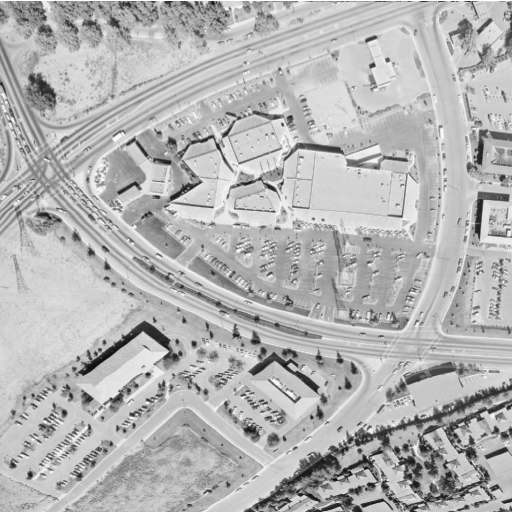
#> input picture source/arial_image.png, 512 x 512 px
$ jupyter execute '1.2 DFT_JPEG.ipynb'
#> lines starting #> are read from the running program, lines starting #| are printed output that depends on the picture; long printed decimals are rounded
# Формат JPEG

Рассмотрим первые два шага рабоыт алгоритма JPEG.

Подгрузим необходимые пакеты, а также таблицу для квантования значения.

[cell 1]
import numpy as np
import matplotlib.pyplot as plt
from skimage.util import img_as_ubyte, img_as_float
from skimage import color
from scipy import fftpack


std_quant_tbl = np.array(
[ 16,  11,  10,  16,  24,  40,  51,  61,
  12,  12,  14,  19,  26,  58,  60,  55,
  14,  13,  16,  24,  40,  57,  69,  56,
  14,  17,  22,  29,  51,  87,  80,  62,
  18,  22,  37,  56,  68, 109, 103,  77,
  24,  35,  55,  64,  81, 104, 113,  92,
  49,  64,  78,  87, 103, 121, 120, 101,
  72,  92,  95,  98, 112, 100, 103,  99],dtype=int)

Загрузим серое изображение и переведём его в формат, где пиксели принимают значения от 0 до 255, с помощью метода `img_as_ubyte()`

[cell 2]
im_src = img_as_ubyte(plt.imread('source/arial_image.png'))
#> im_src: shape (512, 512); min 12, max 255, mean 180.6
plt.imshow(im_src, cmap='gray')

[cell 3]
im_src.dtype

Сделаем предобработку, чтобы размеры изображения были кратны 8. При необходимости, дополним изображение нулями методом `np.pad()`

[cell 4]
height_src, width_src = im_src.shape
#> height_src = 512; width_src = 512

# сделать размер изображения кратным 8
im_width = width_src
#> im_width = 512
im_height = height_src
#> im_height = 512
if (width_src % 8 != 0):
    im_width = width_src // 8 * 8 + 8
if (height_src % 8 != 0):
    im_height = height_src // 8 * 8 + 8

# дополнить нулями, если требуется
im = np.pad(im_src, ((0,im_height-height_src),(0,im_width-width_src)))
# вычесть 128, сначала приведя формат к целым
im = np.int16(im) - 128
im

Далее, реализуем метод для квантования коэффициентов. Первый метод `getQuantTable()` считает матрицу для квантования, согласно выбранному качеству. Второй метод `BlockQuantization()` прозводит квантование.

[cell 5]
def getQuantTable(quality):
    if(quality <= 0):
        quality = 1
    if(quality > 100):
        quality = 100
    if(quality < 50):
        qualityScale = 5000 / quality
    else:
        qualityScale = 200 - quality * 2

    QuantTbl = np.array(np.floor((std_quant_tbl * qualityScale + 50) / 100))
    QuantTbl[QuantTbl == 0] = 1
    QuantTbl[QuantTbl > 255] = 255
    QuantTbl = QuantTbl.reshape([8, 8]).astype(int)
    return QuantTbl

def BlockQuantization(block, QuantTbl):
    return np.rint(block / QuantTbl)

[cell 6]
quality = 50
QuantTbl = getQuantTable(quality)
print('Таблица квантования:\n', QuantTbl)

Осталось собрать все проделанные шаги в один метод, которые по серому изображению проделывает 2 шага из алгоритма JPEG

[cell 7]
def ImageCompress(im_src, quality = 50):
    height_src, width_src = im_src.shape
    # сделать размер изображения кратным 8
    im_width = width_src
    im_height = height_src
    if (width_src % 8 != 0):
        im_width = width_src // 8 * 8 + 8
    if (height_src % 8 != 0):
        im_height = height_src // 8 * 8 + 8

    # дополнить нулями, если требуется, сменить тип, поскольку дальше вычитание значения и прочие вычисления
    im = np.pad(im_src, ((0,im_height-height_src),(0,im_width-width_src)))
    im = np.int16(im) - 128

    # создать таблица квантования по качеству
    QuantTbl = getQuantTable(quality)
    im_dct_quant = np.zeros((im_height, im_width))

    # цикл по блокам
    for y in range(0, im_height, 8):
        for x in range(0, im_width, 8):
            # DCT для блока
            block = fftpack.dctn(im[y:y + 8, x:x + 8], norm='ortho')
            # квантование блока
            block = BlockQuantization(block, QuantTbl)
            im_dct_quant[y:y + 8, x:x + 8] = block
    return im_dct_quant

[cell 8]
im_dct  = ImageCompress(im_src,50)
#> after the loop in ImageCompress, `for y in range(0, im_height, 8):`:
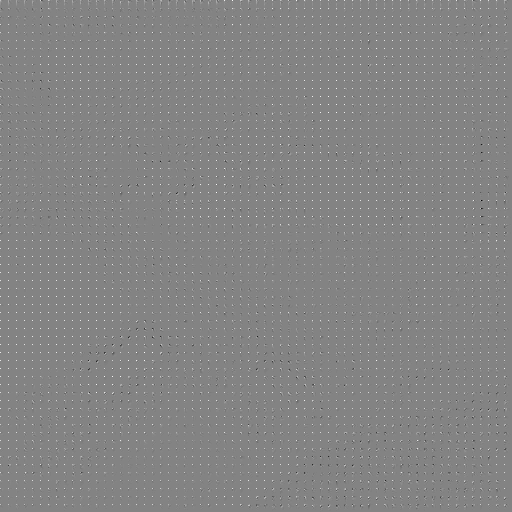
#> im_dct_quant: shape (512, 512) float64; min -55, max 52, mean 0.4; drawn with min black and max white
plt.figure(figsize=(8, 8))
plt.imshow(im_dct[0:100,0:100], cmap='gray')
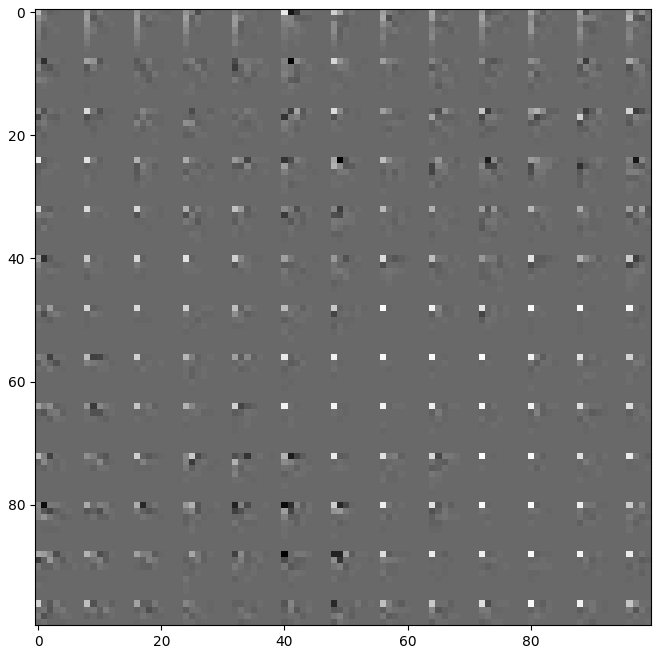
#> figure drawn by matplotlib, 1 panel

Далее, напишем код для восстановления изображения по квантованным коэффициентам.

[cell 9]
def ImageDecompress(im_dct_quant, quality = 50):
    im_height, im_width = im_dct_quant.shape

    QuantTbl = getQuantTable(quality)
    im = np.zeros((im_height, im_width))

    for y in range(0, im_height, 8):
        for x in range(0, im_width, 8):
            block = im_dct_quant[y:y + 8, x:x + 8]*QuantTbl
            block = fftpack.idctn(block, norm='ortho')
            im[y:y + 8, x:x + 8] = block
    im = im + 128
    return im.clip(min=0, max=255).round().astype(np.uint8)

Проверим работу на найденных коэффициентах для исходного изображения.

[cell 10]
im_dec = ImageDecompress(im_dct,50)
#> after the loop in ImageDecompress, `for y in range(0, im_height, 8):`:
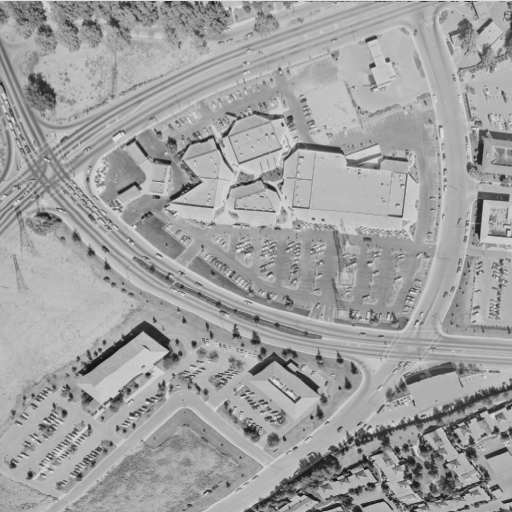
#> im: shape (512, 512) float64; min -137.3, max 164.7, mean 52.6; drawn with min black and max white
plt.imshow(im_dec, cmap='gray')

Следующий код позволяет найти число нулей среди полученных коэффициентов.

[cell 11]
quality = [1,10,50,75,90,100]
for q in quality:
    im_dct = ImageCompress(im_src,q)
    unique, counts = np.unique(im_dct.astype(np.int16), return_counts=True)
    zeros = dict(zip(unique, counts))[0]/512**2
    print('Качество:'+str(q)+'%, доля нулей: '+ str(zeros))
#> this loop made 6 passes
#> zeros on passes 2 to 6: 0.921, 0.784, 0.699, 0.545, 0.1
#> (unique, counts, zeros) on pass 1: ([-3, -2, -1, 0, 1, 2, 3], [1, 59, 1141, 256035, 2186, 2152, 570], 0.977)
#| Качество:1%, доля нулей: 0.9767
#| Качество:10%, доля нулей: 0.9207
#| Качество:50%, доля нулей: 0.7836
#| Качество:75%, доля нулей: 0.6985
#| Качество:90%, доля нулей: 0.5447
#| Качество:100%, доля нулей: 0.1003

[cell 12]
qual = 90
im_dec = ImageDecompress(ImageCompress(im_src,qual),qual)
plt.imshow(im_dec, cmap='gray')

Классической метрикой для измерения шума в изображениях является PSNR (Peak Signal-To-Noise Ratio). Это соотношение между максимумом возможного значения сигнала и мощностью шума, искажающего значения сигнала. Поскольку многие сигналы имеют широкий динамический диапазон, PSNR обычно измеряется в логарифмической шкале в децибелах.

$$
PSNR_{db} = 20 \log_{10} \left( \frac{MAX_{sig}}{RMSE}\right),
$$

где $MAX_{sig}$ в нашем случае равно 255, а RMSE

$$
RMSE = \sqrt{\frac{1}{N M} \sum_{i=1}^N \sum_{j=1}^M |I_{orig}(i,j) - I_{noised}(i,j)|^2}
$$

[cell 13]
from skimage.metrics import peak_signal_noise_ratio

peak_signal_noise_ratio(im_src, im_dec)
#> Out = 38.93

Будет также вычислять SNR и сравним эти значения для различных степеней качества:

[cell 14]
def mySNR(sig,noise):
    return 10*np.log10(np.sum(np.abs(sig)**2)/np.sum(np.abs(noise)**2))

[cell 15]
quality = [1,10,50,75,90,100]
for q in quality:
    im_dec = ImageDecompress(ImageCompress(im_src,q),q)
    print('PSNR: '+str(peak_signal_noise_ratio(im_src, im_dec))+', SNR: '+ str(mySNR(im_src,im_src-im_dec)))
#> this loop made 6 passes
#| PSNR: 20.838, SNR: 1.066
#| PSNR: 25.895, SNR: 2.788
#| PSNR: 31.416, SNR: 5.445
#| PSNR: 34.115, SNR: 7.114
#| PSNR: 38.930, SNR: 11.390
#| PSNR: 58.903, SNR: 31.360
#> pass 1, `im_dec = ImageDecompress(ImageCompress(im_src,q),q)`:
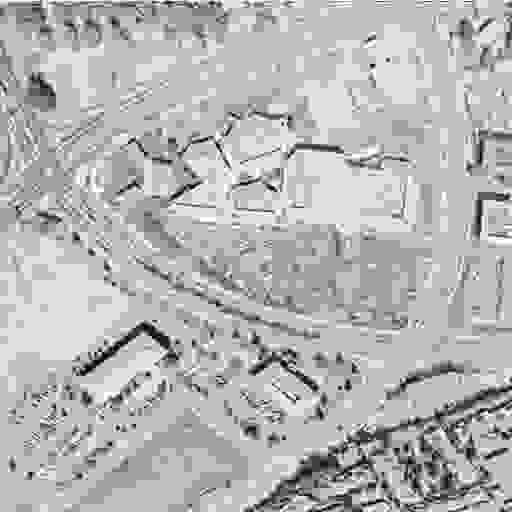
#> im_dec: shape (512, 512); min 0, max 255, mean 180.7

[cell 16]
def plot_comparison(img_original, img_filtered, img_title_filtered, figsize=(16, 14)):
    fig, (ax1, ax2) = plt.subplots(ncols=2, figsize=figsize, sharex=True, sharey=True)
    ax1.imshow(img_original, cmap=plt.cm.gray)
    ax1.set_title('Оригинал')
    ax1.axis('off')
    ax2.imshow(img_filtered, cmap=plt.cm.gray)
    ax2.set_title(img_title_filtered)
    ax2.axis('off')

[cell 17]
q=50
im_dec = ImageDecompress(ImageCompress(im_src,q),q)
plot_comparison(im_src,im_dec,"Compressed")

[cell 18]
plot_comparison(im_src[100:200,100:200],im_dec[100:200,100:200],"Compressed")
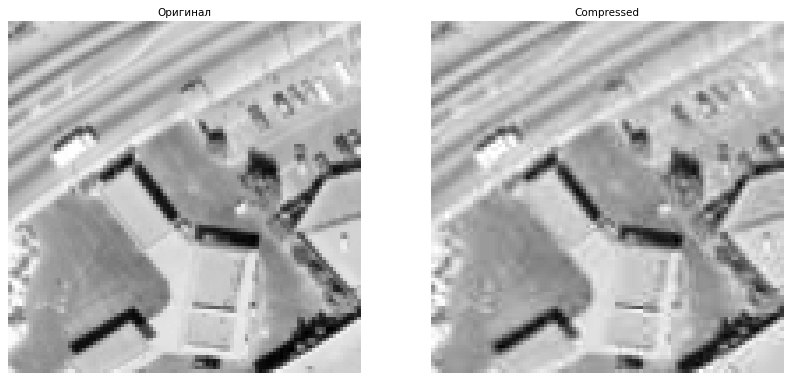
#> figure drawn by matplotlib, 2 panels
